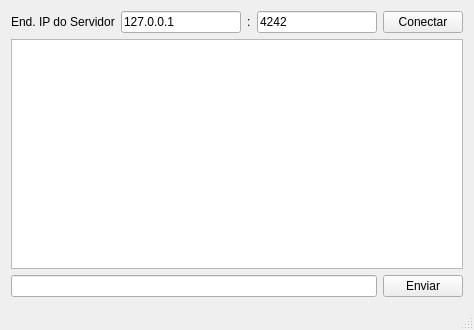
<?xml version="1.0" encoding="UTF-8"?>
<ui version="4.0">
 <class>MainWindow</class>
 <widget class="QMainWindow" name="MainWindow">
  <property name="geometry">
   <rect>
    <x>0</x>
    <y>0</y>
    <width>474</width>
    <height>330</height>
   </rect>
  </property>
  <property name="windowTitle">
   <string>Cliente Socket</string>
  </property>
  <widget class="QWidget" name="centralWidget">
   <layout class="QHBoxLayout" name="horizontalLayout_3">
    <item>
     <layout class="QVBoxLayout" name="verticalLayout">
      <item>
       <layout class="QHBoxLayout" name="horizontalLayout">
        <item>
         <widget class="QLabel" name="label">
          <property name="text">
           <string>End. IP do Servidor</string>
          </property>
         </widget>
        </item>
        <item>
         <widget class="QLineEdit" name="ip">
          <property name="text">
           <string>127.0.0.1</string>
          </property>
         </widget>
        </item>
        <item>
         <widget class="QLabel" name="label_2">
          <property name="text">
           <string>:</string>
          </property>
         </widget>
        </item>
        <item>
         <widget class="QLineEdit" name="port">
          <property name="text">
           <string>4242</string>
          </property>
         </widget>
        </item>
        <item>
         <widget class="QPushButton" name="connectButton">
          <property name="text">
           <string>Conectar</string>
          </property>
         </widget>
        </item>
       </layout>
      </item>
      <item>
       <widget class="QTextBrowser" name="textBrowser"/>
      </item>
      <item>
       <layout class="QHBoxLayout" name="horizontalLayout_2">
        <item>
         <widget class="QLineEdit" name="messageToSend"/>
        </item>
        <item>
         <widget class="QPushButton" name="sendButton">
          <property name="text">
           <string>Enviar</string>
          </property>
         </widget>
        </item>
       </layout>
      </item>
     </layout>
    </item>
   </layout>
  </widget>
  <widget class="QMenuBar" name="menuBar">
   <property name="geometry">
    <rect>
     <x>0</x>
     <y>0</y>
     <width>474</width>
     <height>21</height>
    </rect>
   </property>
  </widget>
  <widget class="QStatusBar" name="statusBar"/>
 </widget>
 <layoutdefault spacing="6" margin="11"/>
 <resources/>
 <connections/>
</ui>
